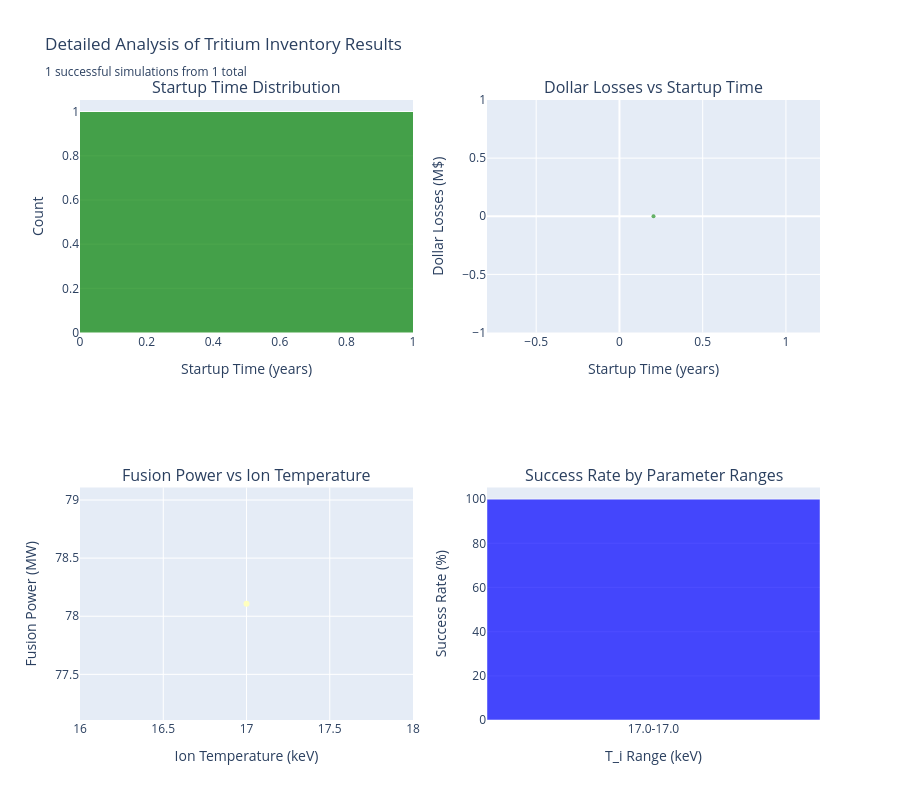

The notebook cell this image was saved under:
### Code cell
# Create additional analysis plots
def create_success_analysis_plots(df):
    """
    Create additional plots to analyze successful vs failed simulations
    """
    if df is None:
        return
    
    successful_df = df[df['Status'] == 'Successful']
    
    if len(successful_df) == 0:
        print("❌ No successful simulations found for detailed analysis")
        return
    
    # Create subplots
    fig = make_subplots(
        rows=2, cols=2,
        subplot_titles=(
            'Startup Time Distribution',
            'Dollar Losses vs Startup Time',
            'Fusion Power vs Ion Temperature',
            'Success Rate by Parameter Ranges'
        ),
        specs=[[{"secondary_y": False}, {"secondary_y": False}],
               [{"secondary_y": False}, {"secondary_y": False}]]
    )
    
    # 1. Startup time histogram
    fig.add_trace(
        go.Histogram(
            x=successful_df['t_startup_years'],
            nbinsx=30,
            name='Successful Startups',
            marker_color='green',
            opacity=0.7
        ),
        row=1, col=1
    )
    
    # 2. Dollar losses vs startup time scatter
    fig.add_trace(
        go.Scatter(
            x=successful_df['t_startup_years'],
            y=successful_df['Dollar_Lost_M'],
            mode='markers',
            name='Successful Sims',
            marker=dict(color='green', size=4, opacity=0.6)
        ),
        row=1, col=2
    )
    
    # 3. Fusion power vs ion temperature
    fig.add_trace(
        go.Scatter(
            x=successful_df['T_i'],
            y=successful_df['P_fusion_startup_MW'],
            mode='markers',
            name='Fusion Power',
            marker=dict(
                color=successful_df['Dollar_Lost_M'],
                colorscale='RdYlGn_r',
                size=6,
                showscale=False
            )
        ),
        row=2, col=1
    )
    
    # 4. Success rate analysis (simplified bar chart)
    # Group by T_i ranges and calculate success rates
    df['T_i_range'] = pd.cut(df['T_i'], bins=5)
    success_rate = df.groupby('T_i_range')['Status'].apply(lambda x: (x == 'Successful').mean())
    
    fig.add_trace(
        go.Bar(
            x=[f"{interval.left:.1f}-{interval.right:.1f}" for interval in success_rate.index],
            y=success_rate.values * 100,
            name='Success Rate (%)',
            marker_color='blue',
            opacity=0.7
        ),
        row=2, col=2
    )
    
    # Update layout
    fig.update_layout(
        title=f"Detailed Analysis of Tritium Inventory Results<br>"
              f"<sub>{len(successful_df):,} successful simulations from {len(df):,} total</sub>",
        height=800,
        showlegend=False
    )
    
    # Update axis labels
    fig.update_xaxes(title_text="Startup Time (years)", row=1, col=1)
    fig.update_xaxes(title_text="Startup Time (years)", row=1, col=2)
    fig.update_xaxes(title_text="Ion Temperature (keV)", row=2, col=1)
    fig.update_xaxes(title_text="T_i Range (keV)", row=2, col=2)
    
    fig.update_yaxes(title_text="Count", row=1, col=1)
    fig.update_yaxes(title_text="Dollar Losses (M$)", row=1, col=2)
    fig.update_yaxes(title_text="Fusion Power (MW)", row=2, col=1)
    fig.update_yaxes(title_text="Success Rate (%)", row=2, col=2)
    
    return fig

# Create the analysis plots
if df_analysis is not None:
    analysis_fig = create_success_analysis_plots(df_analysis)
    if analysis_fig is not None:
        analysis_fig.show()
        print("\n📊 Detailed analysis plots created!")

### Figure 1 — Plotly figure (JSON) as saved in the notebook; plotly's stock layout.template omitted (floating-point values rounded to 4 significant figures)
{"data": [{"marker": {"color": "green"}, "name": "Successful Startups", "nbinsx": 30, "opacity": 0.7, "type": "histogram", "x": [0.2045], "xaxis": "x", "yaxis": "y"}, {"marker": {"color": "green", "opacity": 0.6, "size": 4}, "mode": "markers", "name": "Successful Sims", "type": "scatter", "x": [0.2045], "xaxis": "x2", "y": [0.0], "yaxis": "y2"}, {"marker": {"color": [0.0], "colorscale": [[0, "rgb(0,104,55)"], [0.1, "rgb(26,152,80)"], [0.2, "rgb(102,189,99)"], [0.3, "rgb(166,217,106)"], [0.4, "rgb(217,239,139)"], [0.5, "rgb(255,255,191)"], [0.6, "rgb(254,224,139)"], [0.7, "rgb(253,174,97)"], [0.8, "rgb(244,109,67)"], [0.9, "rgb(215,48,39)"], [1, "rgb(165,0,38)"]], "showscale": false, "size": 6}, "mode": "markers", "name": "Fusion Power", "type": "scatter", "x": [17.0], "xaxis": "x3", "y": [78.11], "yaxis": "y3"}, {"marker": {"color": "blue"}, "name": "Success Rate (%)", "opacity": 0.7, "type": "bar", "x": ["17.0-17.0", "17.0-17.0", "17.0-17.0", "17.0-17.0", "17.0-17.0"], "xaxis": "x4", "y": [NaN, NaN, 100.0, NaN, NaN], "yaxis": "y4"}], "layout": {"annotations": [{"font": {"size": 16}, "showarrow": false, "text": "Startup Time Distribution", "x": 0.225, "xanchor": "center", "xref": "paper", "y": 1, "yanchor": "bottom", "yref": "paper"}, {"font": {"size": 16}, "showarrow": false, "text": "Dollar Losses vs Startup Time", "x": 0.775, "xanchor": "center", "xref": "paper", "y": 1, "yanchor": "bottom", "yref": "paper"}, {"font": {"size": 16}, "showarrow": false, "text": "Fusion Power vs Ion Temperature", "x": 0.225, "xanchor": "center", "xref": "paper", "y": 0.375, "yanchor": "bottom", "yref": "paper"}, {"font": {"size": 16}, "showarrow": false, "text": "Success Rate by Parameter Ranges", "x": 0.775, "xanchor": "center", "xref": "paper", "y": 0.375, "yanchor": "bottom", "yref": "paper"}], "height": 800, "showlegend": false, "title": {"text": "Detailed Analysis of Tritium Inventory Results<br><sub>1 successful simulations from 1 total</sub>"}, "xaxis": {"anchor": "y", "domain": [0, 0.45], "title": {"text": "Startup Time (years)"}}, "xaxis2": {"anchor": "y2", "domain": [0.55, 1], "title": {"text": "Startup Time (years)"}}, "xaxis3": {"anchor": "y3", "domain": [0, 0.45], "title": {"text": "Ion Temperature (keV)"}}, "xaxis4": {"anchor": "y4", "domain": [0.55, 1], "title": {"text": "T_i Range (keV)"}}, "yaxis": {"anchor": "x", "domain": [0.625, 1], "title": {"text": "Count"}}, "yaxis2": {"anchor": "x2", "domain": [0.625, 1], "title": {"text": "Dollar Losses (M$)"}}, "yaxis3": {"anchor": "x3", "domain": [0, 0.375], "title": {"text": "Fusion Power (MW)"}}, "yaxis4": {"anchor": "x4", "domain": [0, 0.375], "title": {"text": "Success Rate (%)"}}}}
